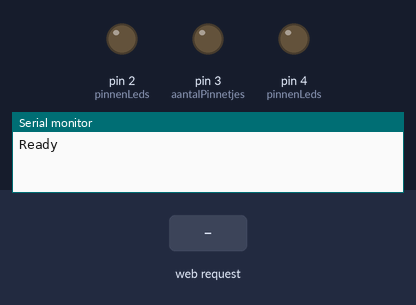
This sketch was run on a simulated Arduino Uno, built for the host (arithmetic inside an expression is 32-bit, double 64-bit). On the bench: output pins drawn as LEDs (lit = HIGH), the last lines printed to the serial monitor. The inputs (shaded band) are chosen by the test bench. WiFi joins after 1.5 s; servers stay silent unless stated; uploads are accepted with an empty reply.

Above: at 2.2 s.
2.3 s: HTTP request GET /WeerstationBP/Api/ received
At 5.8 s:
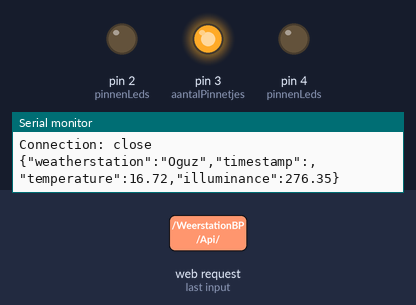
Timing chart, 0 to 7.3 s (numbered marks = the images above; inputs shaded):
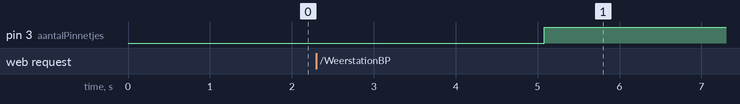

The sketch:

gateway.ino
```cpp
#include <SPI.h> // needed for Arduino versions later than 0018
#include <Ethernet.h>
#define RED 4
#define YELLOW 3
#define GREEN 2
#define aantalPinnetjes 3
#define DRUKKNOP 5
#define TEMP 0
#define LICHT 1
#define TEMP (22.8 / 698.0) * (float)analogRead(0)
#define LUX (482.0 / 893.0) * (float)analogRead(1)

const int pinnenLeds[] = {GREEN, YELLOW, RED};
const int interval = 2000;
bool ledstate = 1;
float temperatuur;
float lux;
String *webData;
boolean minTempIsset = false;
const String weerstationid = "\"Oguz\"";

byte mac[] = {0x90, 0xA2, 0xDA, 0x0E, 0xF4, 0x66}; // max address for ethernet shield
IPAddress ip (192, 168, 137, 3);// ip address for ethernet shield
IPAddress iphost(192, 168, 137, 1); // ip address for host

const int MAX_PAGENAME_LEN = 20; // max characters in page name
char buffer[MAX_PAGENAME_LEN + 1]; // additional character for terminating null

EthernetServer server(80);
EthernetClient client;

String httpData = "";
float minTemp = 33;
float maxTemp = 66;
long prevMillis = 0;
const String httpVersie = "HTTP/1.1";
const String apiPath = "/WeerstationBP/Api/";
const String http = "http://";

void setup() {
  // put your setup code here, to run once:
  Serial.begin(9600);
  Ethernet.begin(mac, ip);
  server.begin();
  for (int i = 0 ; i < aantalPinnetjes; i++) {
    pinMode(pinnenLeds[i], OUTPUT);
  }
  pinMode(DRUKKNOP, INPUT);
  delay(1000);
  Serial.println(F("Ready"));
}

void loop() {
  // put your main code here, to run repeatedly:
  if (client.connect(iphost, 80)) {
    if (prevMillis + 5000 < millis()) {
      //registreerWeerstation();
     //doFlush();
     regelLedjes();
      sendMeasuresToGateway();
      doFlush();
      prevMillis = millis();
    }
    client.stop();
  }
  delay(10);
  client = server.available();
  if (client) {
    Serial.println(F("Server is available"));
    //boolean type = 0;
    while (client.connected()) {
      if (client.available()) {
        // GET, POST, or HEAD
        memset(buffer, 0, sizeof(buffer)); // clear the buffer
        if (client.readBytesUntil('/', buffer, MAX_PAGENAME_LEN))
        {
          /*if (strcmp(buffer, "GET ") == 0 )
            type = 0;
          else if (strcmp(buffer, "POST ") == 0)
            type = 1;*/
          // look for the page name
          memset(buffer, 0, sizeof(buffer)); // clear the buffer
          if (client.readBytesUntil(' ', buffer, MAX_PAGENAME_LEN ))
          {
            //Serial.println(buffer);
            readHttpData();
            /*if (strcasecmp(buffer, "data") == 0) {
              int waardes[] = {0, 1, 2, 3};
              getWaardes(waardes, 4, true);
              returnJson(webData, 4);
              Serial.println("data");
            } else if (strcasecmp(buffer, "lux") == 0) {
              int waardes[] = {0};
              getWaardes(waardes, 1, true);
              returnJson(webData, 1);
              Serial.println("lux");
            } else if (strcasecmp(buffer, "temp") == 0) {
              int waardes[] = {1, 2, 3};
              getWaardes(waardes, 3, true);
              returnJson(webData, 3);
              Serial.println("temp");
            } else if (strcasecmp(buffer, "") == 0) {

              //if (type == 0) {
              int waardes[] = {0, 1, 2, 3};
              getWaardes(waardes, 4, false);
              createWebpage(webData, 4);
              //}
            } */
            if (strcasecmp(buffer, "temperatuurgrenzen") == 0) {
              processPostDataIfAvailable(false);
            }
            /* else {
               send404();
             }*/
          }
        }
        break;
      }
    }
    delay(1);
    client.stop();
    //free(&httpData);
    httpData = "";

  }
}

void regelLedjes() {
  digitalWrite(bepaalWelkeLed(temperatuur), HIGH);
  for (int i = 0; i < aantalPinnetjes; i++) {
    if (pinnenLeds[i] != bepaalWelkeLed(temperatuur)) {
      digitalWrite(pinnenLeds[i], LOW);
    }
  }
}


/*void sendHeader(char *title)
{
  // send a standard http response header
  client.println(F("HTTP/1.1 200 OK"));
  client.println(F("Content-Type: text/html"));
  client.println();
  client.print(F("<html><head><title>"));
  client.println(title);
  client.println(F("</title><body>"));
}
*/
/*
void createWebpage(String waardes[], int nWaardes)
{
  sendHeader("Groetservice");
  client.print("<h3>");
  for (int i = 0; i < nWaardes; i++) {
    client.print(waardes[i]);
    client.print("<BR>");
  }
  client.println("</h3>");
  client.println(F("</body></html>"));
}
*/

/*void returnJson(String waardes[], int nWaardes) {
  client.println(F("HTTP/1.1 200 OK"));
  client.println(F("Content-Type: application/json"));
  createLineContentLength(92);
  client.println();
  createContentLine(waardes, nWaardes);
}*/

String createContentLine(String waardes[], String waardes2[], int nWaardes) {
  String contentLine = "{";
  for (int i = 0; i < nWaardes; i++) {
    contentLine += "\"";
    contentLine += waardes[i];
    contentLine += "\":";
    contentLine += waardes2[i];
    if (i != nWaardes - 1) {
      contentLine += ",";
    }
  }
  contentLine += "}";
  return contentLine;
}

void createLineContentLength(int contentLength) {
  client.print(F("Content-Length: "));
  client.println(String(contentLength));
}

/*String maakWaarde(String waardeString, float waardeFloat, boolean isJson) {
  String waarde = "";
  if (isJson) {
    waarde += "\"";
  }
  waarde += waardeString;
  if (isJson) {
    waarde += "\"";
  }
  waarde += ": ";
  waarde += waardeFloat;
  return waarde;
}*/

void registreerWeerstation(){
   client.print(F("POST "));
   client.print(http);
  client.print(getIp(iphost, false));
  client.print(apiPath);
  client.print(F("WeerstationID "));
  client.println(httpVersie);
  client.println(F("Content-type: application/json"));
  createLineHost();
  String waardes[] = {"Ip", "Id"};
  String waardes2[] = {getIp(ip,true), weerstationid};
  String content = createContentLine(waardes, waardes2, 2);
  int contentlengte = content.length() + 1;
  createLineContentLength(contentlengte);
  client.println();
  client.println(content);
}

void processPostDataIfAvailable(bool minTempIsset) {
  client.println(httpVersie);
  client.println(F(" 204 No Content"));
  client.println();
  int contentLength = getContentLength(httpData);
  Serial.println(contentLength);
  readContent(httpData.substring(httpData.length() - contentLength , httpData.length()));
}

void readContent(String content) {
  for (int i = 0; i < content.length(); i++) {
    String currentData = content.substring(i, i + 7);
    currentData.toLowerCase();
    if (currentData.equals(F("minimum"))) {
      minTemp = getNumberAt(content, i + 9);
    } else if (currentData.equals(F("maximum"))) {
      maxTemp = getNumberAt(content, i + 9);
    }
  }
}

float getNumberAt(String string, int i) {
  int j;
  for (j = i;  j < string.length(); j++) {
    if (!((string.charAt(j) >= '0' && string.charAt(j) <= '9') || string.charAt(j) == '.')) {
      return (string.substring(i, j)).toFloat();
    }
  }
  return 0.0;
}

int getContentLength(String data) {
  Serial.println(data);
  for (int i = 0; i < data.length() - 15; i++) {
    if (data.substring(i, i + 15) == F("Content-Length:")) {
      return int(getNumberAt(data, i + 16));
    }
  }
  return 0;
}

void readHttpData() {
  while (client.available()) {
    httpData += char(client.read());
    delay(3);
  }
  Serial.println(httpData);
}

int bepaalWelkeLed(float temperatuur) {
  if (temperatuur < minTemp) {
    return YELLOW;
  }
  else if (temperatuur > maxTemp) {
    return RED;
  }
  return GREEN;
}

void sendMeasuresToGateway() {
  String timestamp = getTimeStamp();
  client.print(F("POST "));
  client.print(http);
  client.print(getIp(iphost, false));
  client.print(apiPath);
  client.print(F("Weerstation "));
  client.println(httpVersie);
  client.println(F("Content-type: application/json"));
  createLineHost();
  String waardes[] = {"weatherstation", "timestamp", "temperature", "illuminance"};
  String waardes2[] = {weerstationid, timestamp, String(TEMP), String(LUX)};
  String content = createContentLine(waardes, waardes2, 4);
  Serial.println(content);
  int contentlengte = content.length();
  createLineContentLength(contentlengte);
  client.println();
  client.println(content);
  /*while (!client.available()) {

  }
  String timestamp2 = "";
  while (client.available()) {
    timestamp2 += char(client.read());
    delay(5);
  }
  Serial.println(timestamp2);*/
}

void createLineHost() {
  client.print(F("Host: "));
  client.println(iphost);
}

String getIp(IPAddress ip, bool quotes) {
  String ipString = "";
  if (quotes) {
    ipString += "\"";
  }
  for (int i = 0; i < 4; i++) {
    ipString += String(ip[i]);
    if (i != 3) {
      ipString += ".";
    }
  }
  if (quotes) {
    ipString += "\"";
  }
  return ipString;
}

String getTimeStamp() {
  client.print(F("GET "));
  client.print(http);
  client.print(iphost);
  client.print(apiPath);
  client.print(F("tijd "));
  client.println(httpVersie);
  createLineHost();
  client.println();
  while (!client.available()) {

  }
  String timestamp = "";
  while (client.available()) {
    timestamp += char(client.read());
    //Serial.println(timestamp);
    delay(5);
  }
  timestamp = timestamp.substring(timestamp.length() - getContentLength(timestamp) , timestamp.length());
  Serial.println(timestamp);
  return timestamp;
}

void doFlush(){
  while (!client.available()) {

  }
  while (client.available()) {
    client.read();
    delay(5);
  }
}
/*
void getWaardes(int waardes[], int nWaardes, boolean isJson) {
  webData = new String[nWaardes];
  for (int i = 0; i < nWaardes; i++) {
    switch (waardes[i]) {
      case 0: webData[i] = maakWaarde("temperatuur", lux, isJson); break;
      case 1: webData[i] = maakWaarde("illuminance", minTemp, isJson); break;
      case 2: webData[i] = maakWaarde("weatherstation", maxTemp, isJson); break;
      case 3: webData[i] = maakWaarde("timestamp", temperatuur, isJson); break;
    }

  }
}
*/
```
